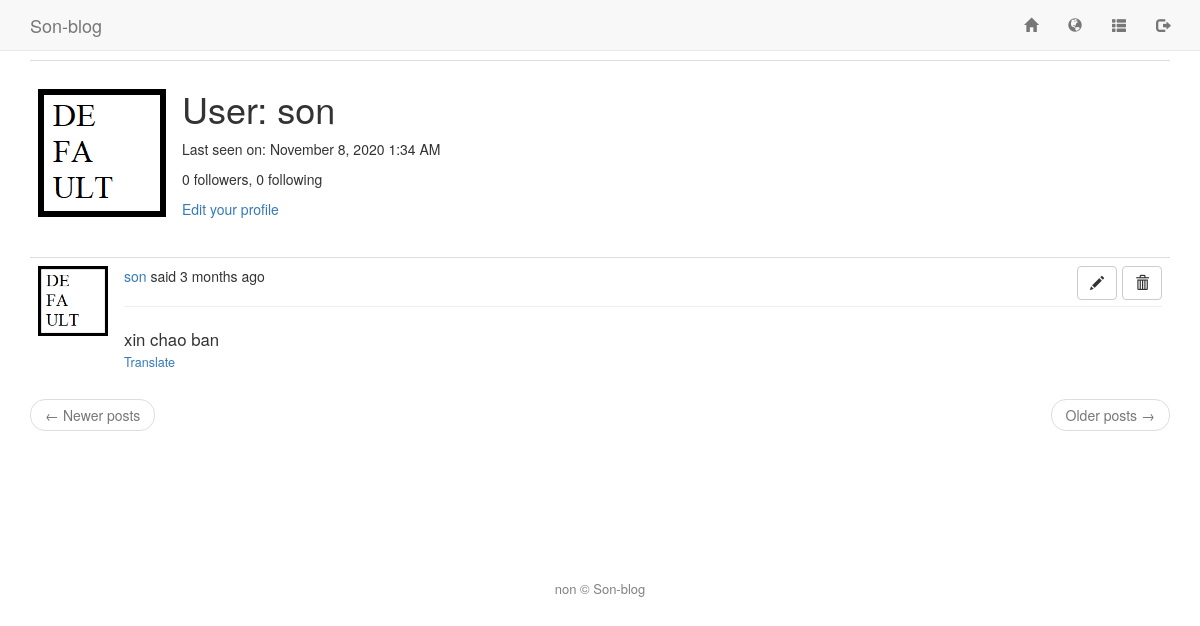
The page /user/son (signed in) on the database as committed earlier.
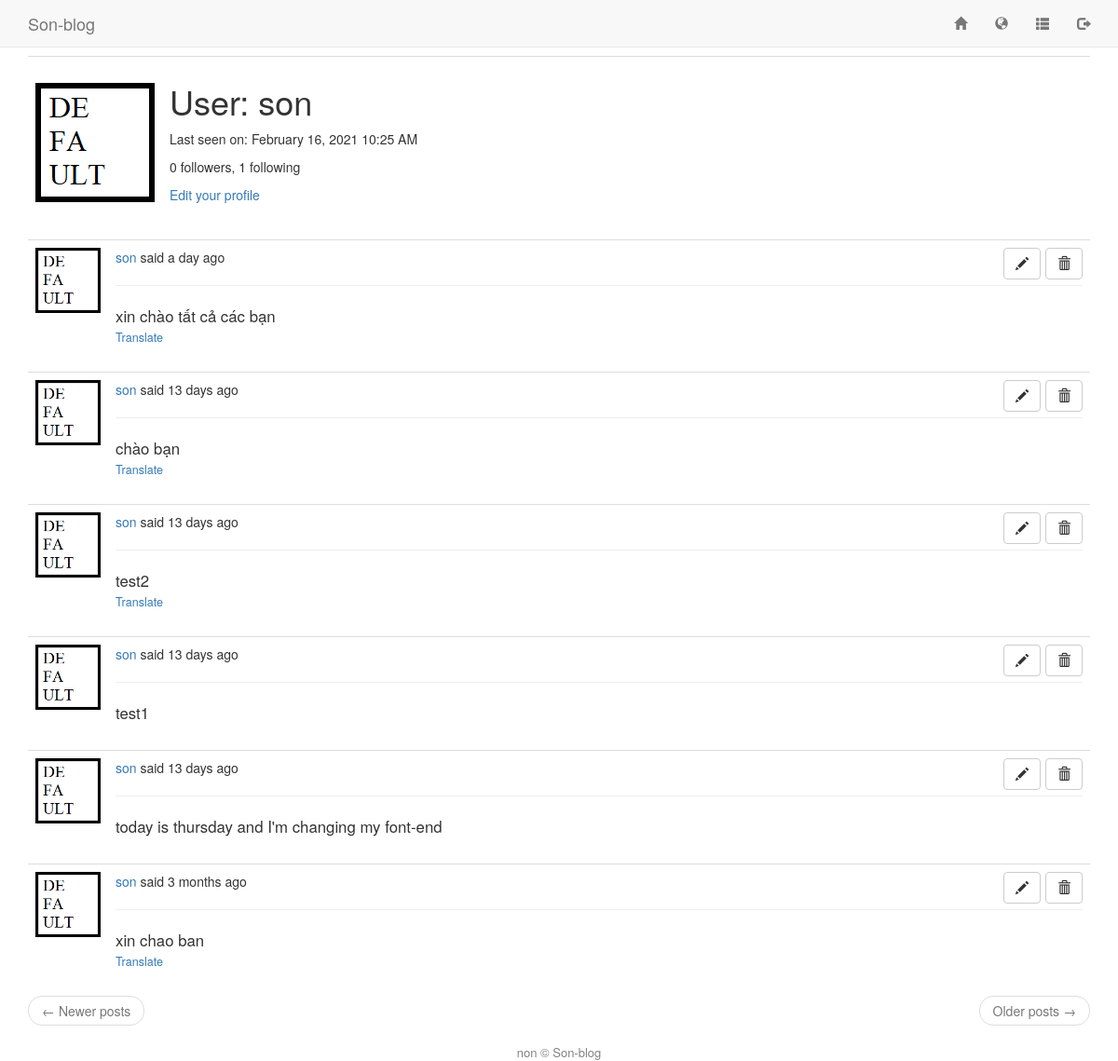
The same page on the database as committed later.
### app/models.py (models this page shows, shortened)
class User(UserMixin, db.Model):
    id = db.Column(db.Integer, primary_key=True)
    username = db.Column(db.String(64), index=True, unique=True)
    email = db.Column(db.String(120), index=True, unique=True)
    password_hash = db.Column(db.String(128))
    posts = db.relationship('Post', backref='author', lazy='dynamic')
    about_me = db.Column(db.String(140))
    last_seen = db.Column(db.DateTime, default=datetime.utcnow)
    followed = db.relationship(
        'User', secondary=followers,
        primaryjoin=(followers.c.follower_id == id),
        secondaryjoin=(followers.c.followed_id == id),
        backref=db.backref('followers', lazy='dynamic'), lazy='dynamic'
    )
    def avatar(self, size=128):
        if os.path.isfile('../static/images/{}.png'.format(self.username)):
            return '../static/images/{}.png'.format(self.username)
        return '../static/images/default.png'

class Post(db.Model):
    id = db.Column(db.Integer, primary_key=True)
    body = db.Column(db.String(140))
    timestamp = db.Column(db.DateTime, index=True, default=datetime.utcnow)
    user_id = db.Column(db.Integer, db.ForeignKey('user.id'))
    language = db.Column(db.String(5))

### app/routes.py (the view)
@app.route('/user/<username>')
@login_required
def user(username):
    form = EmptyForm()
    user = User.query.filter_by(username=username).first_or_404()
    page = request.args.get('page', 1, type=int)
    posts = user.posts.order_by(Post.timestamp.desc()).paginate(
        page, app.config['POSTS_PER_PAGE'], False)
    next_url = url_for('user', username=user.username, page=posts.next_num) \
        if posts.has_next else None
    prev_url = url_for('user', username=user.username, page=posts.prev_num) \
        if posts.has_prev else None
    return render_template('user.html', user=user, posts=posts.items,
                           next_url=next_url, prev_url=prev_url, form=form)

### app/models.py (called while the page is built)
@login.user_loader
def load_user(id):
    return User.query.get(int(id))

### app/routes.py (called while the page is built)
@app.before_request
def before_request():
    if current_user.is_authenticated:
        current_user.last_seen = datetime.utcnow()
        db.session.commit()
        g.locale = str(get_locale())

### app/templates/user.html (shortened to what this page needs)
{% extends "base.html" %}
{% block app_content %}
    <table class="table table-hover">
        <tr>
            <td width="70px"><img style="margin-top: 20px;" src="{{ user.avatar(256) }}"></td>
            <td>
                <h1>{{ _('User') }}: {{ user.username }}</h1>
                {% if user.last_seen %}
                <p>{{ _('Last seen on') }}: {{ moment(user.last_seen).format('LLL') }}</p>
                {% endif %}
                <p>{{ _('%(count)d followers', count=user.followers.count()) }}, {{ _('%(count)d following', count=user.followed.count()) }}</p>
                {% if user == current_user %}
                <p><a href="{{ url_for('edit_profile') }}">{{ _('Edit your profile') }}</a></p>
                {% endif %}
            </td>
        </tr>
    </table>
    {% for post in posts %}
        {% include '_post.html' %}
    {% endfor %}
    <nav aria-label="...">
        <ul class="pager">
            <li class="previous{% if not prev_url %} disabled{% endif %}">
                <a href="{{ prev_url or '#' }}">
                    <span aria-hidden="true">&larr;</span> {{ _('Newer posts') }}
                </a>
            </li>
            <li class="next{% if not next_url %} disabled{% endif %}">
                <a href="{{ next_url or '#' }}">
                    {{ _('Older posts') }} <span aria-hidden="true">&rarr;</span>
                </a>
            </li>
        </ul>
    </nav>
{% endblock %}

### app/templates/_post.html (shortened to what this page needs)
<table class="table table-hover">
        <tr>
            <td width=70px>
                <a href="{{ url_for('user', username=post.author.username) }}">
                    <img width="70px" src="{{ post.author.avatar(70) }}" />
                </a>
            </td>
            <td>
                {{ _('%(username)s said %(when)s',
                    username=user_link, when=moment(post.timestamp).fromNow()) }}
                {% if current_user.username == post.author.username %}
                <div id="post_option{{ post.id }}" style="display: inline;">
                <button type="button" class="btn btn-default pull-right" data-toggle="tooltip" title="Delete" onclick="deletePost('#post_option{{ post.id }}', '{{ post.id }}', '{{ post.body }}', '{{ post.language }}', '{{ g.locale }}')">
                    <span class="glyphicon glyphicon glyphicon-trash" ></span>
                </button>
                <button type="button" class="btn btn-default pull-right" style="margin-right: 5px;" data-toggle="tooltip" title="Edit" onclick="editPost('#post_option{{ post.id }}', '{{ post.id }}', '{{ post.body }}', '{{ post.language }}', '{{ g.locale }}')">
                    <span class="glyphicon glyphicon-pencil" ></span>
                </button>
                </div>
                {% endif %}
                <hr>
                <div id="post_body{{ post.id }}">
                <span id="post{{ post.id }}" style="font-size: 1.2em;">{{ post.body }}</span>
                {% if post.language and post.language != g.locale %}
                <br>
                <span id="translation{{ post.id }}" style="font-size: 0.9em;">
                    <a href="javascript:translate(
                                '#post{{ post.id }}',
                                '#translation{{ post.id }}',
                                '{{ post.language }}',
                                '{{ g.locale }}');">{{ _('Translate') }}</a>
                </span>
                </div>
                {% endif %}
            </td>
        </tr>
    </table>

Rows that differ between the two databases and show on the page:
changed User "son": last_seen "November 8, 2020 1:34 AM" → "February 16, 2021 10:25 AM"
added Post: body "xin chào tất cả các bạn"
added Post: body "chào bạn"
added Post: body "test2"
added Post: body "test1"
added Post: body "today is thursday and I'm changing my font-end"
Other text that changed with them:
text no longer shown: "0 following"
text now shown: "1 following"
